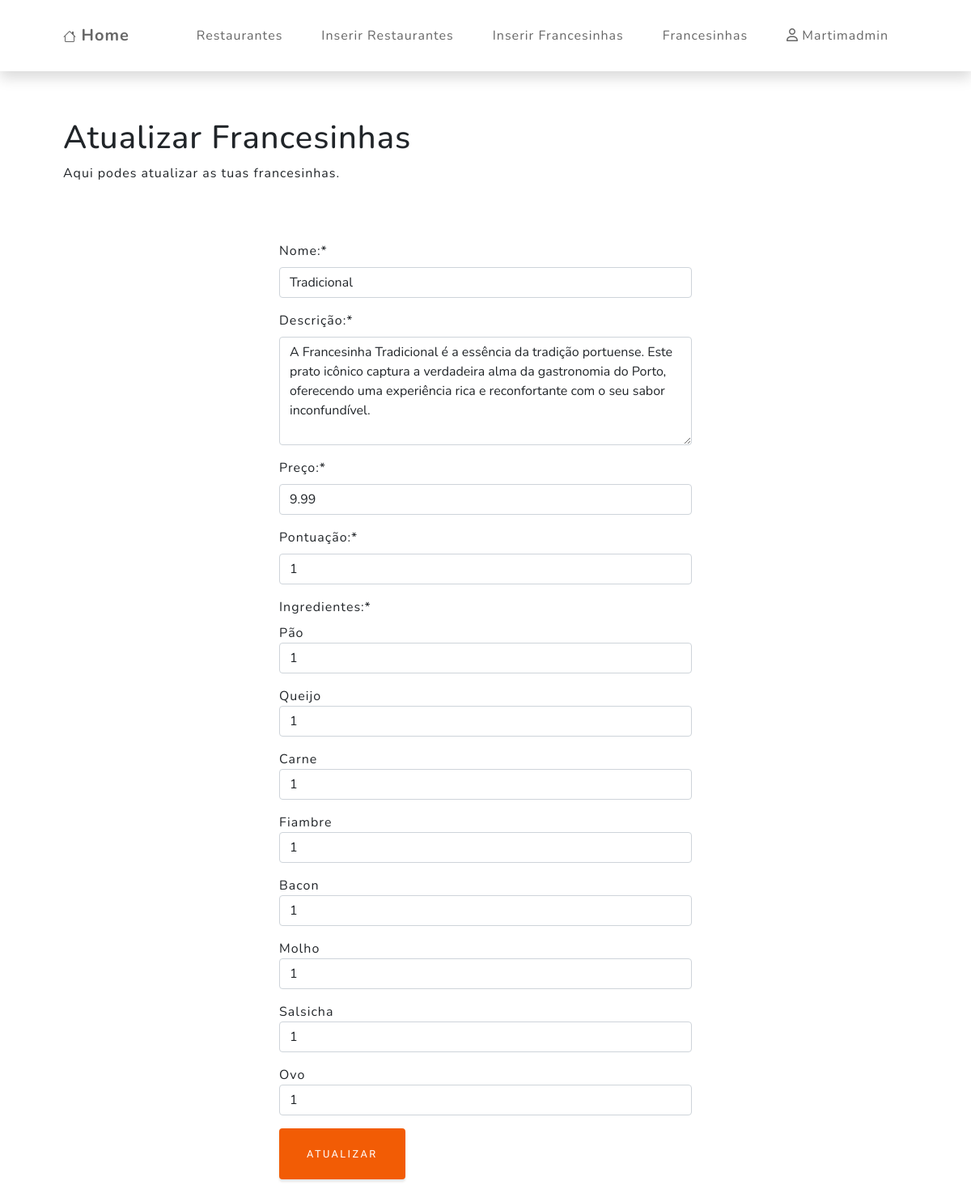
Page /update_fran.php?id=1 (signed in) on the committed database.
### tables this page shows
CREATE TABLE `ingredientes_francesinhas` (
  `ref_ingredientes` int(11) NOT NULL,
  `ref_francesinhas` int(11) NOT NULL,
  `quantidade` int(11) NOT NULL
);

### update_fran.php (called while the page is built)
<?php include_once "./components/cp_head.php" ?>
<?php include_once "./components/cp_navbar.php" ?>
<?php include_once "./components/cp_update_fran.php" ?>
<?php include_once "./components/cp_footer.php" ?>

### components/cp_update_fran.php (the view, shortened to what this page needs)
<?php
if (isset($_GET['id'])) {
    $id_francesinhas = $_GET['id'];
    $query = "SELECT nome, descricao, preco, pontuacao FROM francesinhas WHERE id_francesinhas = ?";
    $link = new_db_connection();
    $stmt = mysqli_stmt_init($link);
    if (mysqli_stmt_prepare($stmt, $query)) {
        mysqli_stmt_bind_param($stmt, "i", $id_francesinhas);
        mysqli_stmt_execute($stmt);
        mysqli_stmt_bind_result($stmt, $nome, $descricao, $preco, $pontuacao);
    } else {
        echo "Erro ao preparar a query: " . mysqli_error($link);
        mysqli_close($link);
        exit();
    }
    $query_ingredientes = "SELECT ingredientes.id_ingredientes, ingredientes.nome, ingredientes_francesinhas.quantidade
                               FROM ingredientes
                               INNER JOIN ingredientes_francesinhas
                               ON ingredientes.id_ingredientes = ingredientes_francesinhas.ref_ingredientes
                               WHERE ingredientes_francesinhas.ref_francesinhas = ?";
    $stmt = mysqli_stmt_init($link);
    $ingredientes_francesinha = [];
    if (mysqli_stmt_prepare($stmt, $query_ingredientes)) {
        mysqli_stmt_bind_param($stmt, "i", $id_francesinhas);
        mysqli_stmt_execute($stmt);
        mysqli_stmt_bind_result($stmt, $id_ingredientes, $ingrediente_nome, $quantidade);
        while (mysqli_stmt_fetch($stmt)) {
            $ingredientes_francesinha[] = ['id_ingredientes' => $id_ingredientes, 'nome' => $ingrediente_nome, 'quantidade' => $quantidade];
        }
    } else {
        echo "Erro ao preparar a query dos ingredientes: " . mysqli_error($link);
        mysqli_close($link);
        exit();
    }
    $query_all_ingredientes = "SELECT id_ingredientes, nome FROM ingredientes";
    $stmt = mysqli_stmt_init($link);
    $todos_ingredientes = [];
    if (mysqli_stmt_prepare($stmt, $query_all_ingredientes)) {
        mysqli_stmt_execute($stmt);
        mysqli_stmt_bind_result($stmt, $id_ingredientes, $ingrediente_nome);
        while (mysqli_stmt_fetch($stmt)) {
            $todos_ingredientes[] = ['id_ingredientes' => $id_ingredientes, 'nome' => $ingrediente_nome];
        }
    } else {
        echo "Erro ao preparar a query de todos os ingredientes: " . mysqli_error($link);
        mysqli_close($link);
        exit();
    }
} else {
    echo "ID da francesinha não especificado.";
    exit();
}
?>
<section class="sec-filmes pb-5" id="lista-filmes">
    <div class="container px-lg-5 pt-3">
        <div class="row justify-content-center">
            <?php
            include_once "./components/cp_intro_update_fran.php";
            ?>
            <form class="col-6" action="./scripts/sc_update_fran.php" method="post" enctype="multipart/form-data" class="was-validated">
                <div class="mb-3 mt-3">
                    <label for="nome" class="form-label">Nome:*</label>
                    <input type="text" class="form-control" id="nome" name="nome" value="<?= $nome ?>" required>
                </div>
                <div class="mb-3 mt-3">
                    <label for="descricao" class="form-label">Descrição:*</label>
                    <textarea class="form-control" id="descricao" name="descricao" rows="5" required><?= $descricao ?></textarea>
                </div>
                <div class="mb-3 mt-3">
                    <label for="preco" class="form-label">Preço:*</label>
                    <input type="number" step="0.01" class="form-control" id="preco" name="preco" value="<?= $preco ?>" required>
                </div>
                <div class="mb-3 mt-3">
                    <label for="pontuacao" class="form-label">Pontuação:*</label>
                    <input type="number" class="form-control" id="pontuacao" name="pontuacao" value="<?= $pontuacao ?>" min="0" max="5" required>
                </div>
                <div class="mb-3 mt-3">
                    <label for="ingredientes" class="form-label">Ingredientes:*</label>
                    <?php
                    foreach ($todos_ingredientes as $ingrediente) {
                        $quantidade = 0;
                        foreach ($ingredientes_francesinha as $ingrediente_fran) {
                            if ($ingrediente['id_ingredientes'] == $ingrediente_fran['id_ingredientes']) {
                                $quantidade = $ingrediente_fran['quantidade'];
                                break;
                            }
                        }
                        echo "<div class='mb-3'>";
                        echo "<label for='ingrediente_" . $ingrediente['id_ingredientes'] . "'>" . $ingrediente['nome'] . "</label>";
                        echo "<input type='number' class='form-control' id='ingrediente_" . $ingrediente['id_ingredientes'] . "' name='ingredientes[" . $ingrediente['id_ingredientes'] . "]' value='" . $quantidade . "' min='0'>";
                        echo "</div>";
                    }
                    ?>
                </div>
                <button type="submit" class="btn btn-primary">Atualizar</button>
            </form>
        </div>
    </div>
</section>

### rows in the picture
ingredientes_francesinhas: quantidade "1"
ingredientes_francesinhas: quantidade "1"
ingredientes_francesinhas: quantidade "1"
ingredientes_francesinhas: quantidade "1"
ingredientes_francesinhas: quantidade "1"
ingredientes_francesinhas: quantidade "1"
ingredientes_francesinhas: quantidade "1"

### other values in the picture
$_SESSION['user'] "Martimadmin"
$ingrediente['nome'] "Pão"
$ingrediente['nome'] "Queijo"
$ingrediente['nome'] "Carne"
$ingrediente['nome'] "Fiambre"
$ingrediente['nome'] "Bacon"
$ingrediente['nome'] "Molho"
$ingrediente['nome'] "Salsicha"
$ingrediente['nome'] "Ovo"
